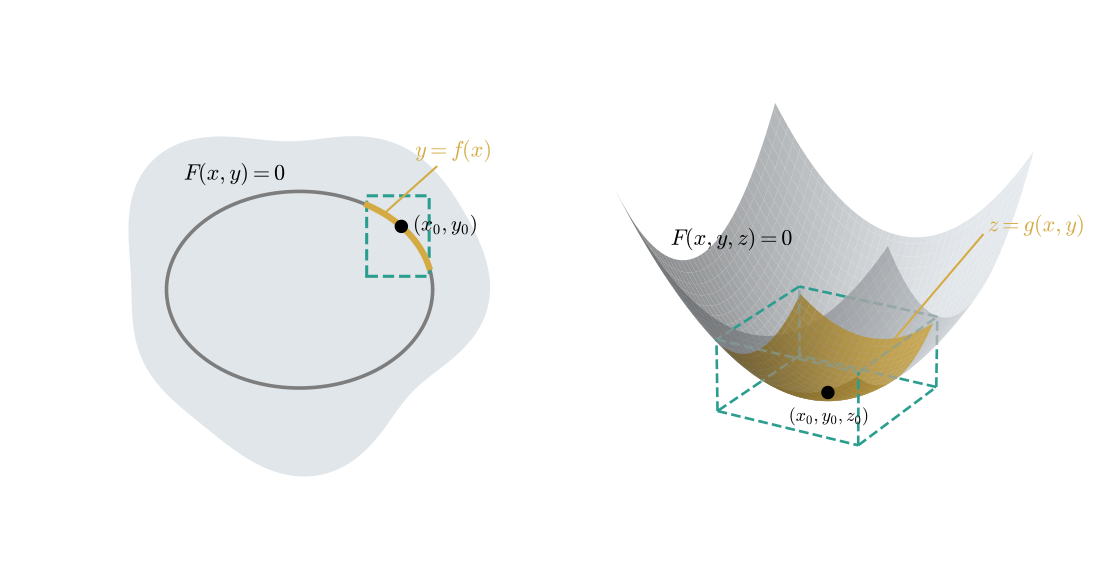

The script that saved this image:
import numpy as np
import matplotlib.pyplot as plt
from matplotlib.patches import Rectangle
from mpl_toolkits.mplot3d import Axes3D  # noqa: F401

plt.rcParams.update({
    "font.size": 13,
    "mathtext.fontset": "cm",
    "axes.unicode_minus": False,
})

# ---------- 配色 ----------
CURVE_COLOR  = "#7D7D7D"    # 主曲线（灰）
HIGHLIGHT    = "#D4AB43"    # 金黄：框内高亮曲线 / 局部高亮曲面
BOX_COLOR    = "#2A9D8F"    # 线框"在前面"的部分
SHADOW_COLOR = "#839E9B9D"  # 线框"在后面"的部分（阴影色，可调）
REGION_FILL  = "#DDE3E8"    # 淡灰：左图区域 D + 右图完整曲面

# ---------- 左图参数 ----------
cx, cy = 0.0, 0.0
rx, ry = 1.55, 1.45

def region_shape(t):
    return 1.0 + 0.08*np.sin(3*t + 0.4) + 0.05*np.cos(5*t + 0.9)

def region_boundary(t):
    r = region_shape(t)
    return cx + rx*r*np.cos(t), cy + ry*r*np.sin(t)

theta = np.linspace(0, 2*np.pi, 1200)
D_x, D_y = region_boundary(theta)

# ---------- 隐函数曲线：椭圆 ----------
t_ell = np.linspace(0, 2*np.pi, 1000)
a_e, b_e = 1.15, 0.85
ex = a_e * np.cos(t_ell)
ey = b_e * np.sin(t_ell)

t0 = 0.7
x0 = a_e * np.cos(t0)
y0 = b_e * np.sin(t0)

a_rect, b_rect = 0.58, 1.12
in_box = (ex >= a_rect) & (ex <= b_rect) & (ey > 0)
y_in = ey[in_box]
c_rect = y_in.min() - 0.08
d_rect = y_in.max() + 0.08

# ============================================================
# 画布：收窄宽度，使两图靠近
# ============================================================
fig = plt.figure(figsize=(11.0, 5.6))

# ---------- 左图 ----------
ax1 = fig.add_subplot(1, 2, 1)

ax1.fill(D_x, D_y, facecolor=REGION_FILL, alpha=0.9, edgecolor="none", zorder=1)
ax1.plot(ex, ey, color=CURVE_COLOR, linewidth=2.6, zorder=3)

rect = Rectangle((a_rect, c_rect), b_rect - a_rect, d_rect - c_rect,
                 fill=False, linewidth=2.2, linestyle="--",
                 edgecolor=BOX_COLOR, zorder=4)
ax1.add_patch(rect)

mask_rect = (ex >= a_rect) & (ex <= b_rect) & (ey >= c_rect) & (ey <= d_rect)
ax1.plot(ex[mask_rect], ey[mask_rect], color=HIGHLIGHT, linewidth=4.5, zorder=5)

ax1.scatter([x0], [y0], s=75, color="black", zorder=6)
ax1.text(x0 + 0.10, y0 + 0.1, r"$(x_0,y_0)$", fontsize=15,
         ha="left", va="top", zorder=6)
ax1.text(-1, 1, r"$F(x,y)=0$", fontsize=16,
         ha="left", va="center", zorder=6)

# 从黄色高亮曲线段引标注线，黄色字体 y = f(x)
idx_hl = np.where(mask_rect)[0]
idx_label = idx_hl[len(idx_hl) // 2]
xl, yl = ex[idx_label], ey[idx_label]

ax1.annotate(r"$y=f(x)$",
             xy=(xl-0.2, yl+0.15),
             xytext=(1, 1.20),
             fontsize=16,
             color=HIGHLIGHT,
             ha="left", va="center",
             arrowprops=dict(arrowstyle="-", color=HIGHLIGHT, lw=1.5),
             zorder=7)

ax1.set_xlim(-2.50, 2.50)
ax1.set_ylim(-2.38, 2.38)
ax1.set_aspect("equal", adjustable="box")
ax1.axis("off")

# ---------- 右图 ----------
ax2 = fig.add_subplot(1, 2, 2, projection="3d")
ax2.computed_zorder = False

X = np.linspace(-1.30, 1.30, 80)
Y = np.linspace(-1.30, 1.30, 80)
X, Y = np.meshgrid(X, Y)
Z = 0.5 * (X**2 + Y**2)

# 1) 完整曲面
surf_full = ax2.plot_surface(
    X, Y, Z, color=REGION_FILL, alpha=0.75,
    linewidth=0, antialiased=True
)
surf_full.set_zorder(1)

xmin, xmax = -0.70, 0.70
ymin, ymax = -0.70, 0.70
zmin, zmax = -0.05, 0.50

# 2) 局部高亮曲面
mask = (X >= xmin) & (X <= xmax) & (Y >= ymin) & (Y <= ymax)
Z_local = np.where(mask, Z, np.nan)
surf_local = ax2.plot_surface(
    X, Y, Z_local, color=HIGHLIGHT, alpha=0.85,
    linewidth=0, antialiased=True
)
surf_local.set_zorder(2)

# 3) 矩形柱的 12 条边
corners = [
    (xmin, ymin, zmin),  # 0
    (xmax, ymin, zmin),  # 1
    (xmax, ymax, zmin),  # 2
    (xmin, ymax, zmin),  # 3
    (xmin, ymin, zmax),  # 4
    (xmax, ymin, zmax),  # 5
    (xmax, ymax, zmax),  # 6
    (xmin, ymax, zmax),  # 7
]

SHADOW_RANGES = {
    (0, 1): None,
    (1, 2): None,
    (2, 3): (0.28, 1.0),
    (3, 0): (0.0, 0.48),
    (4, 5): (0.0, 1.0),
    (5, 6): (0.0, 1.0),
    (6, 7): (0.0, 0.66),
    (7, 4): (0.8, 1.0),
    (0, 4): None,
    (1, 5): None,
    (2, 6): (0.6, 1.0),
    (3, 7): (0.0, 1.0),
}

def draw_shadowed_edge(ax, p, q, shadow_range, lw=1.9):
    p = np.array(p, dtype=float)
    q = np.array(q, dtype=float)

    if shadow_range is None:
        ax.plot([p[0], q[0]], [p[1], q[1]], [p[2], q[2]],
                linestyle="--", linewidth=lw, color=BOX_COLOR, zorder=10)
        return

    t0, t1 = shadow_range
    segs = []
    if t0 > 1e-6:
        segs.append((0.0, t0, BOX_COLOR))
    if t1 - t0 > 1e-6:
        segs.append((t0, t1, SHADOW_COLOR))
    if t1 < 1 - 1e-6:
        segs.append((t1, 1.0, BOX_COLOR))

    for ta, tb, col in segs:
        ts = np.linspace(ta, tb, 40)
        pts = p[None, :] + ts[:, None] * (q - p)[None, :]
        ax.plot(pts[:, 0], pts[:, 1], pts[:, 2],
                linestyle="--", linewidth=lw, color=col, zorder=10)

for (i, j), rng_ in SHADOW_RANGES.items():
    draw_shadowed_edge(ax2, corners[i], corners[j], rng_)

# 4) 点与文字
pt = ax2.scatter([0], [0], [0], s=75, color="black", depthshade=False)
pt.set_zorder(11)
t1 = ax2.text(-0.4, 0, -0.3, r"$(x_0,y_0,z_0)$", fontsize=13)
t1.set_zorder(12)

# 右图：从黄色局部高亮曲面引标注线
p_start = np.array([0.30, 0.68, 0.5 * (0.30**2 + 0.68**2)])
p_end   = np.array([0.85, 1.25, 1])

ln, = ax2.plot([p_start[0], p_end[0]],
               [p_start[1], p_end[1]],
               [p_start[2], p_end[2]],
               color=HIGHLIGHT, linewidth=1.5)
ln.set_zorder(12)

t2 = ax2.text(p_end[0], p_end[1]+0.1, p_end[2], r"$z=g(x,y)$",
              fontsize=16, color=HIGHLIGHT)
t2.set_zorder(13)

t3 = ax2.text(-1.05, -0.85, 1.20, r"$F(x,y,z)=0$",
              fontsize=16, color="black")
t3.set_zorder(13)

ax2.set_xlim(-1.55, 1.55)
ax2.set_ylim(-1.55, 1.55)
ax2.set_zlim(-0.10, 1.80)
ax2.view_init(elev=22, azim=-60)

ax2.set_xticks([]); ax2.set_yticks([]); ax2.set_zticks([])
ax2.set_axis_off()
ax2.grid(False)

# 左右边界拉满，负 wspace 让两图紧贴
fig.subplots_adjust(left=0.0, right=1.0, top=1.0, bottom=0.0, wspace=-0.10)

fig.savefig("fig.pdf", format="pdf", bbox_inches="tight", transparent=True)
plt.show()
print("已生成：fig.pdf")
